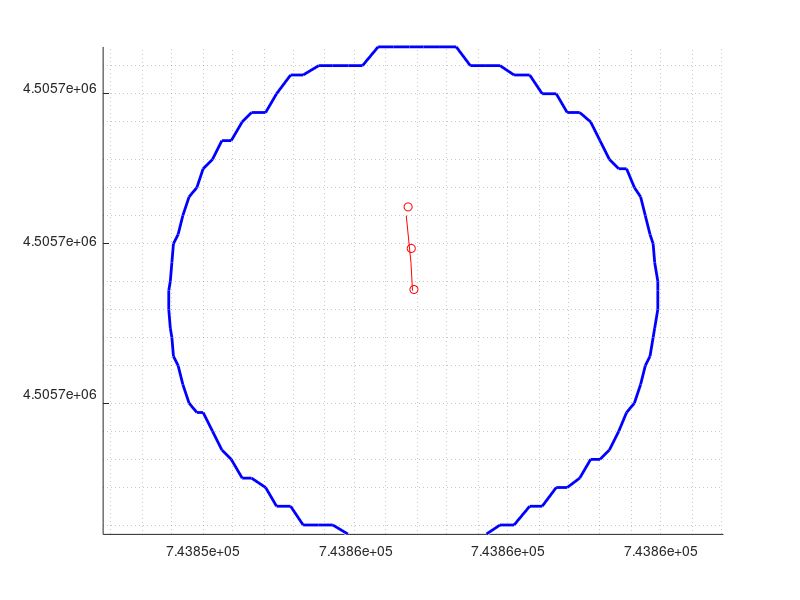

Write MATLAB code to recreate this figure. (Note: this script raises an error after producing the figure.)
clear all;
close all;

% test x-y coordinates
x = [743856.702663042 743856.806540117 743856.893807499];
y = [4505666.08097073 4505664.72175397 4505663.378663393];

figure; hold on; axis equal;
plot(x, y, 'r-o'); grid minor;

% draw circle
circle_x = x(3);
circle_y = y(3);
r = 8;
viscircles([circle_x, circle_y], r, 'Color', 'b');

[S, I] = findLineSlopeIntercept([x(3) y(3)], [x(2) y(2)]);

% find the intersection
[xout, yout] = linecirc(S, I, circle_x, circle_y, r)

online = checkPtOnLine([x(3) y(3)], [x(2) y(2)], [xout(1) yout(1)], 0.1)
online = checkPtOnLine([x(3) y(3)], [x(2) y(2)], [xout(2) yout(2)], 0.1)

% plot the points
scatter(xout, yout, 70, 'k^', 'filled')
